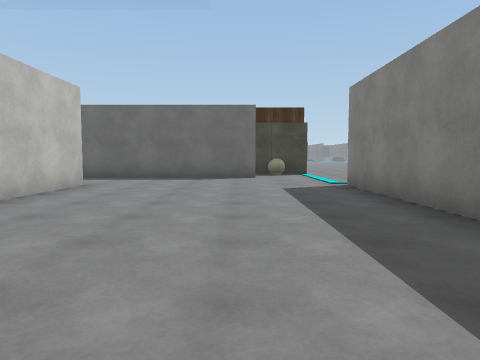
view 1 (above)

24 first-person views from a walk through a 3-D level made in the Unity game engine. The camera is 1.2 m above the floor, tilts 4° down and sees 70° across. The floor is counted in squares, 2 m on a side. Each view is taken from the middle of a square. On the plan, view 1 faces up. The plan holds only what a view shows up to about 10 squares ahead; the rest is blank. The place goes on beyond the plan. The player is left out. Some animated figures are not drawn. Surface patterns are stand-ins for the level's own textures.

view 2
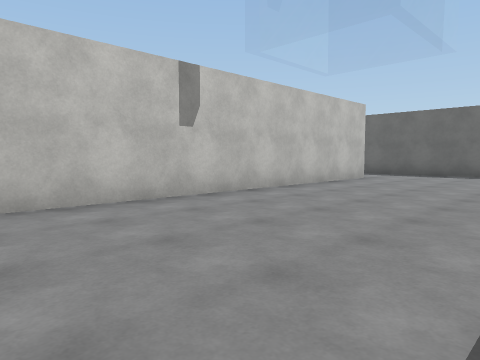

view 3
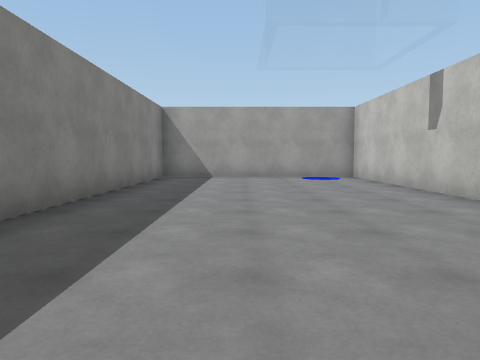

view 4
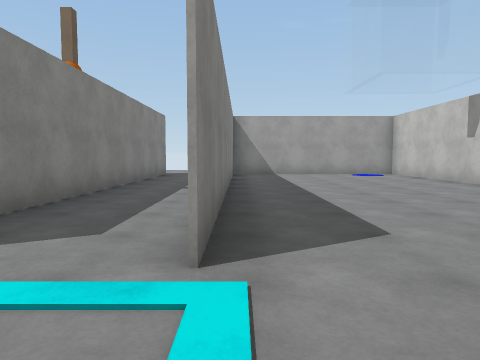

view 5
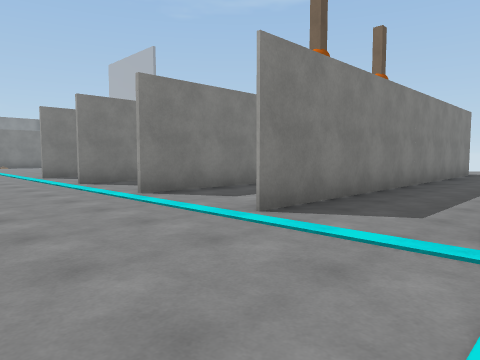

view 6
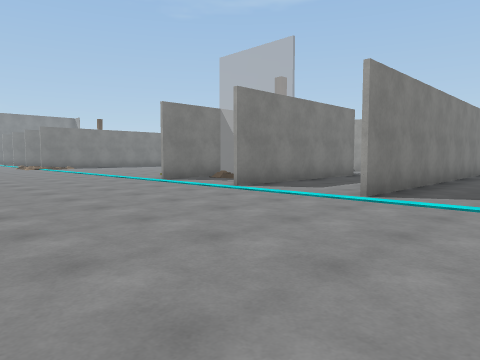

view 7
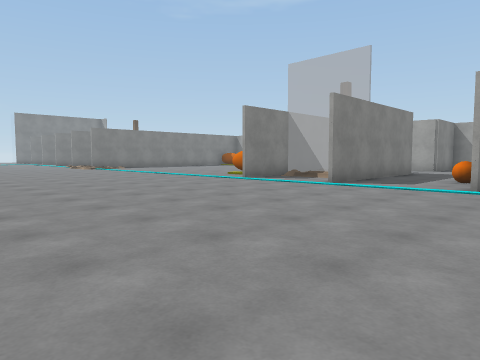

view 8
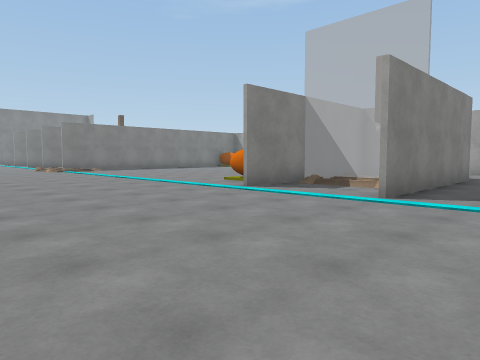

view 9
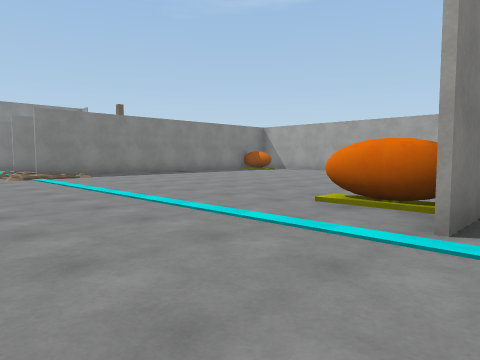

view 10
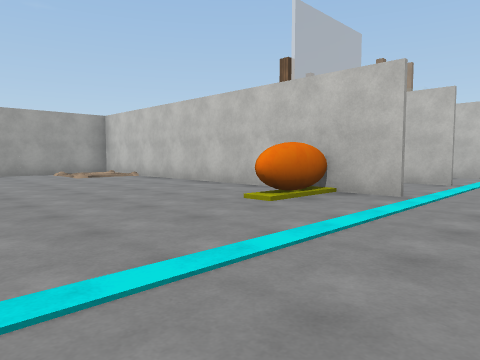

view 11
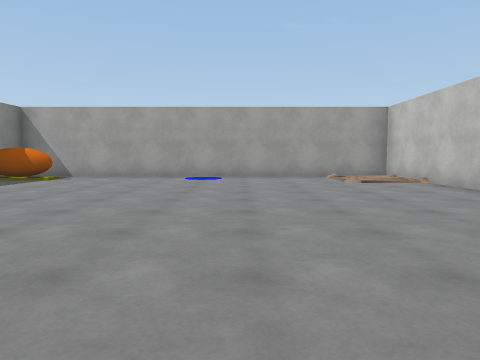

view 12
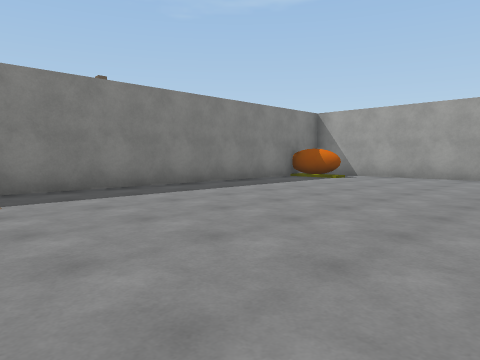

view 13
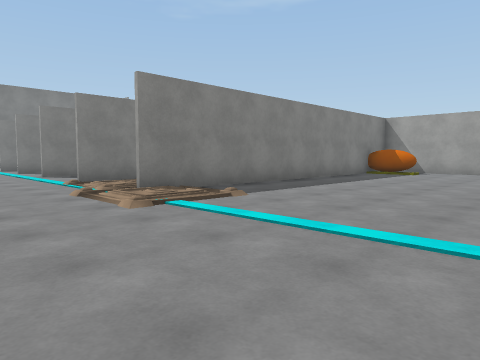

view 14
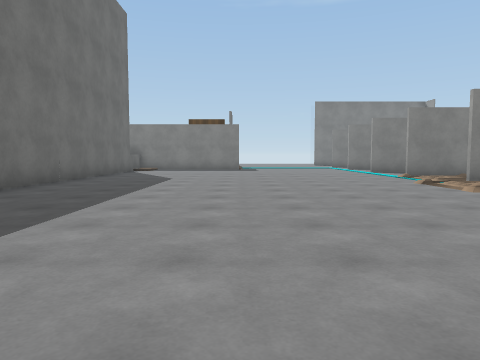

view 15
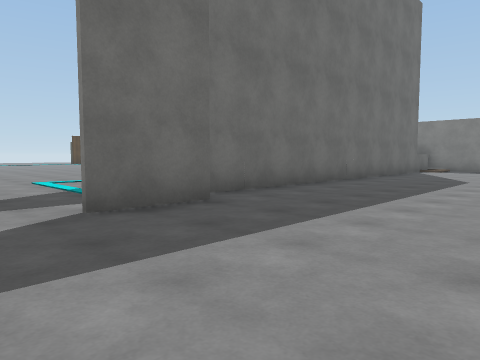

view 16
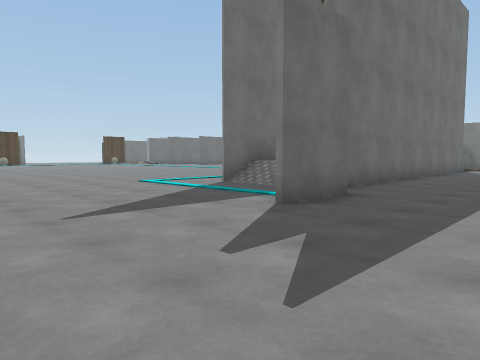

view 17
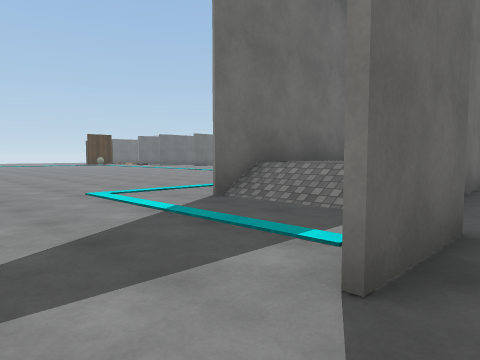

view 18
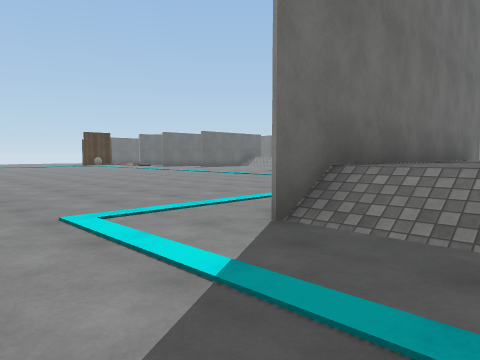

view 19
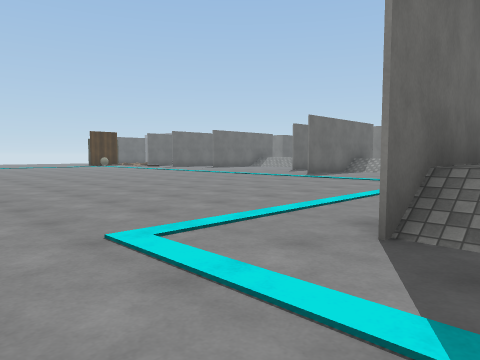

view 20
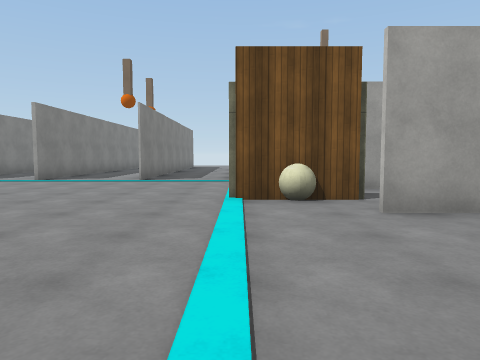

view 21
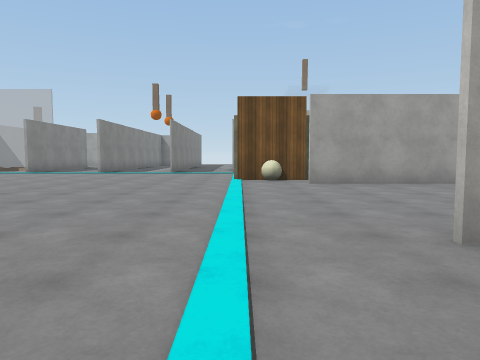

view 22
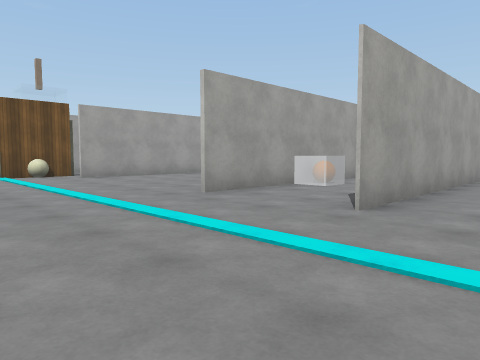

view 23
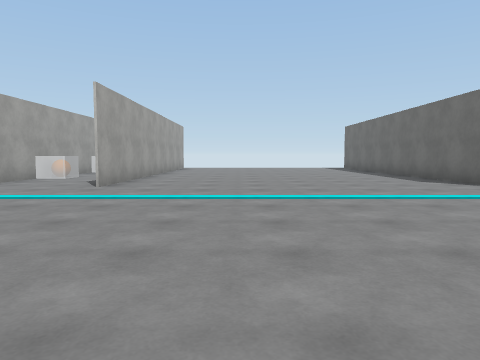

view 24
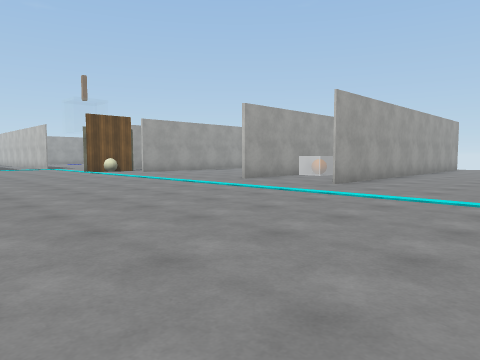

### Floor plan
Points are (right, up) in squares from view 1. A wall is a line through its corners. A room is listed if a view was taken in it or the views show most of it. See-through windows are left out.
Room 1 (views 1, 2, 3)
walls: (-3.3, 7.2) (-3.3, -2.9) (2.2, -2.9) (2.2, 7.1); (0.5, 9.5) (-3.5, 9.5)
ways out: opening at (1.5, 8) to room 2
Room 2 (views 4, 5, 6, 7, 8, 9, 10, 11, 12, 13, 14, 15, 16, 17, 18, 19, 20, 21, 22, 23, 24)
walls: (19.1, 15.6) (17.2, 15.6); (12.8, 7.2) (12.8, -2.9) (23.2, -2.9); (10.1, 7.2) (10.1, 6.1); (7.3, 7.1) (7.3, 6.5); (1.5, 11.1) (2.2, 11.1); (12.7, 2.4) (12.7, 7.1); (10, 2.1) (10, 7.1); (26.1, 16.3) (19.5, 16.3); (-0.8, 9.5) (-0.2, 9.5); (-2.5, 17.6) (0.5, 17.6); (26.5, 19) (19.4, 19); (-3, 12.3) (0.5, 12.3); (-3.5, 20.3) (0.5, 20.3); (7.2, 0) (7.2, 7.1); (-0.1, 28) (-3, 28); (26, 5.4) (26, 7.1); (23.3, -1) (23.3, 7.1)
low walls: (24.2, 18.2) (24.2, 19)
ways out: opening at (1.5, 8) to room 1; opening at (3.5, 7); gap at (23, 7)
objects: orange ball (-3, 18); other object (1, 11); orange ball (8, 5); other object (11, 5) to (12, 5); other object (14, 6); other object (22, -2) to (23, -2)

Positions as (right, up) in squares from view 1, and headings:
1: (0, 0), facing up
2: (1, -2), facing up-left
3: (0, 7), facing down
4: (2, 9), facing down
5: (2, 10), facing down-right
6: (5, 12), facing down-right
7: (6, 14), facing down-right
8: (8, 12), facing down-right
9: (12, 10), facing down-right
10: (18, 9), facing down-left
11: (17, 7), facing down
12: (17, 7), facing down-right
13: (18, 10), facing down-right
14: (16, 12), facing right
15: (16, 12), facing up-right
16: (14, 13), facing up-right
17: (16, 15), facing up-right
18: (17, 17), facing up-right
19: (17, 18), facing up-right
20: (2, 16), facing down
21: (2, 20), facing down
22: (4, 22), facing down-left
23: (7, 23), facing left
24: (7, 24), facing down-left
